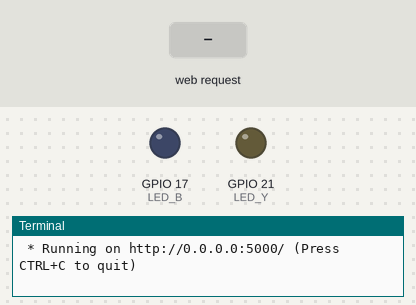
Simulated run of this program. Board: Raspberry Pi (BCM pin numbers). Parts: output pins drawn as LEDs (lit = HIGH), the last lines printed to the terminal. The inputs (shaded band) are chosen by the test bench. The clock reads 2024-03-15 10:24:30 at power-on unless the program sets it.

Above: at 1.2 s.
1.3 s: HTTP request for /led/yellow_on received
At 2.4 s:
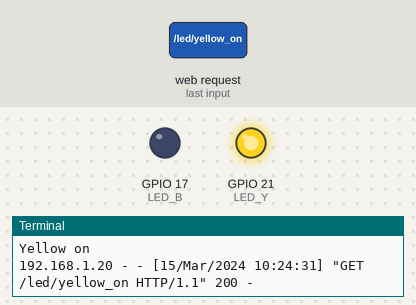
2.8 s: HTTP request for /led/blue_on received
At 3.6 s:
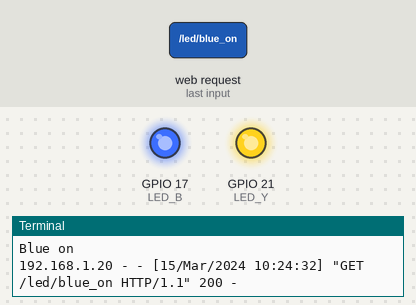
4.3 s: HTTP request for /led/yellow_off received
At 4.7 s:
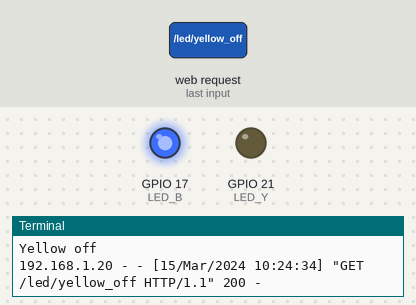
Timing chart, 0 to 7.3 s (numbered marks = the images above; inputs shaded):
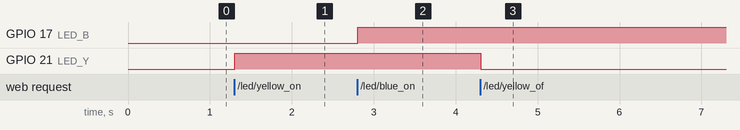

The program:

flask_led2_task.py
```python
from flask import Flask, render_template
import RPi.GPIO as GPIO

LED_Y = 21
LED_B = 17

#Flask 객체 생성 // 이렇게 하면 이름이 바뀌어도 파일 이름으로 들어가게 되어 있음
#__name__ 파일 이름
app = Flask(__name__)

GPIO.setmode(GPIO.BCM)
GPIO.setup(LED_Y, GPIO.OUT)
GPIO.setup(LED_B, GPIO.OUT)

#0.0.0.0:5000

@app.route("/")
def hello():
    return render_template("led2_task.html")

@app.route("/led/<op>")
def led_op(op) :
    if op == "yellow_on" :
        GPIO.output(LED_Y, GPIO.HIGH)
        print("Yellow on")
        return "LED_Yellow ON"

    elif op=="blue_on" :
        GPIO.output(LED_B, GPIO.HIGH)
        print("Blue on")
        return "LED_Blue ON"

    elif op == "yellow_off":
        GPIO.output(LED_Y, GPIO.LOW)
        print("Yellow off")
        return "LED_Yellow OFF"

    elif op=="blue_off" :
        GPIO.output(LED_B,GPIO.LOW)
        print("Blue off")
        return "LED_Blue OFF"

    else :
        return "Error"

if __name__=="__main__":
    try:
        app.run(host="0.0.0.0")
    finally:
        GPIO.cleanup()
```

Measured:
- after the input at 1.3 s, GPIO 21 (LED_Y): LOW → HIGH at once
- after the input at 2.8 s, GPIO 17 (LED_B): LOW → HIGH at once
- after the input at 4.3 s, GPIO 21 (LED_Y): HIGH → LOW at once
